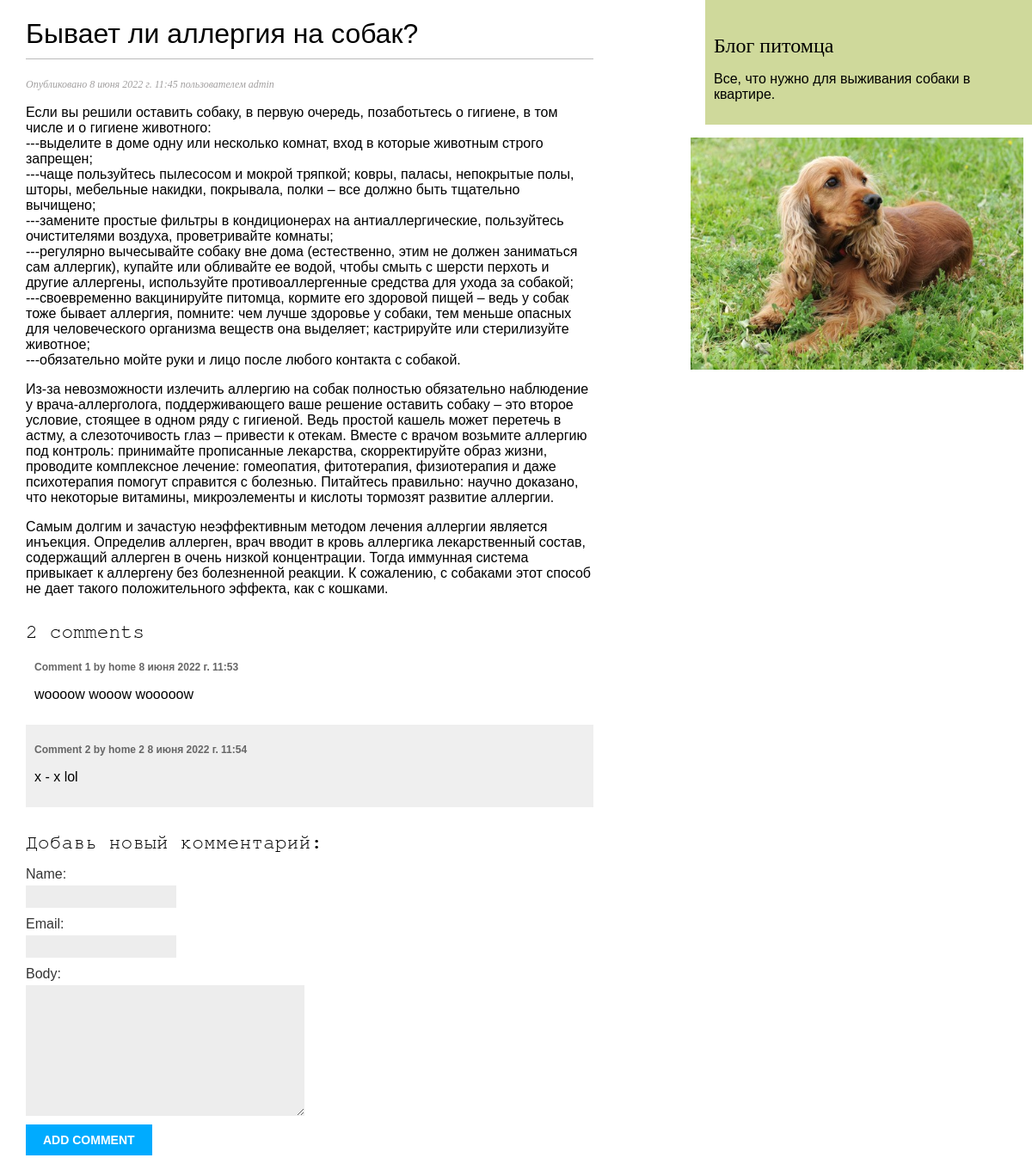
/blog/5/, run on the app's committed database.
### blog/models.py (models this page shows, shortened)
class Post(models.Model):
    class Status(models.TextChoices):
        DRAFT = 'DF', 'Draft'
        PUBLISHED = 'PB', 'Published'
    title = models.CharField(max_length=250)
    slug = models.SlugField(max_length=250)
    author = models.ForeignKey(User, on_delete=models.CASCADE, related_name='blog_posts')
    body = models.TextField()
    publish = models.DateTimeField(default=timezone.now)
    created = models.DateTimeField(auto_now_add=True)
    updated = models.DateTimeField(auto_now=True)
    status = models.CharField(max_length=2,choices=Status.choices,default=Status.DRAFT)
    objects = models.Manager() # The default manager.
    published = PublishedManager() # Our custom manager.
    class Meta:
        ordering = ['-publish']
        indexes = [
            models.Index(fields=['-publish']),
        ]

class Comment(models.Model):
    post = models.ForeignKey(Post, on_delete=models.CASCADE, related_name='comments')
    name = models.CharField(max_length=80)
    email = models.EmailField()
    body = models.TextField()
    created = models.DateTimeField(auto_now_add=True)
    updated = models.DateTimeField(auto_now=True)
    active = models.BooleanField(default=True)
    class Meta:
        ordering = ['created']
        indexes = [
            models.Index(fields=['created']),
        ]

### blog/views.py (the view)
# urls.py: path('<int:id>/', views.post_detail, name='post_detail'),
def post_detail(request, id):
    post = get_object_or_404(Post, id=id, status=Post.Status.PUBLISHED)
    comments = post.comments.filter(active=True)
    form = CommentForm()
    return render(request, 'blog/post/detail.html', {'post': post, 'comments': comments,'form': form})

### blog/forms.py
class CommentForm(forms.ModelForm):
	class Meta:
		model = Comment
		fields = ['name', 'email', 'body']

### blog/templates/blog/post/detail.html (shortened to what this page needs)
{% extends "blog/base.html" %}
{% block content %}
	<h1>{{ post.title }}</h1>
	<p class="date">
		Опубликовано {{ post.publish }} пользователем {{ post.author }}
	</p>
	{{ post.body|linebreaks }}
	{% with comments.count as total_comments %}
		<h2 class="abc">{{ total_comments }} comment{{ total_comments|pluralize }}</h2>
	{% endwith %}
	{% for comment in comments %}
		<div class="comment">
			<p class="info">
				Comment {{ forloop.counter }} by {{ comment.name }}
				{{ comment.created }}
			</p>
			{{ comment.body|linebreaks }}
		</div>
	{% empty %}
		<p>There are no comments yet.</p>
	{% endfor %}
	<h2 class="abc">Добавь новый комментарий:</h2>
		<form action="{% url "blog:post_comment" post.id %}" method="post">
			{{ form.as_p }}
			<p><input type="submit" value="Add comment"></p>
		</form>
{% endblock %}

### blog/static/css/blog.css (style rules this page uses)
body { margin:0; padding:0; font-family:helvetica, sans-serif; }
h1 { font-weight:normal; border-bottom:1px solid #bbb; padding:0 0 10px 0; }
h2 { font-weight:normal; margin:30px 0 0; }
p.date { color:#a19f9f; font-family: georgia, serif; font-size: 12px; font-style: italic; }
label { float:left; clear:both; color:#333; margin-bottom:4px; }
input, textarea { clear:both; float:left; margin:0 0 10px; background:#ededed; border:0; padding:6px 10px; font-size:12px; }
input[type=submit] { font-weight:bold; background:#00abff; color:#fff; padding:10px 20px; font-size:14px; text-transform:uppercase; }
.comment { padding:10px; }
.comment:nth-child(even) { background:#efefef; }
.comment .info { font-weight:bold; font-size:12px; color:#666; }
.abc { font-size: 23px; font-family: FreeMono, monospace; }

### data on the page
Post: title "Бывает ли аллергия на собак?", publish "8 июня 2022 г. 11:45", author "admin", body "Если вы решили оставить собаку, в первую очередь, позаботьтесь о гигиене, в том числе и о гигиене животного: ---выделите в доме одну или несколько комнат, вход в которые животным строго запрещен; ---чаще пользуйтесь пылесосом и мокрой тряпкой; ковры, паласы, непокрытые полы, шторы, мебельные накидки, покрывала, полки – все должно быть тщательно вычищено; ---замените простые фильтры в кондиционерах на антиаллергические, пользуйтесь очистителями воздуха, проветривайте комнаты; ---регулярно вычесывайте собаку вне дома (естественно, этим не должен заниматься сам аллергик), купайте или обливайте ее водой, чтобы смыть с шерсти перхоть и другие аллергены, используйте противоаллергенные средства…"
Comment: name "home", created "8 июня 2022 г. 11:53", body "woooow wooow wooooow"
Comment: name "home 2", created "8 июня 2022 г. 11:54", body "x - x lol"

### other printed values
{{ total_comments }} "2"
